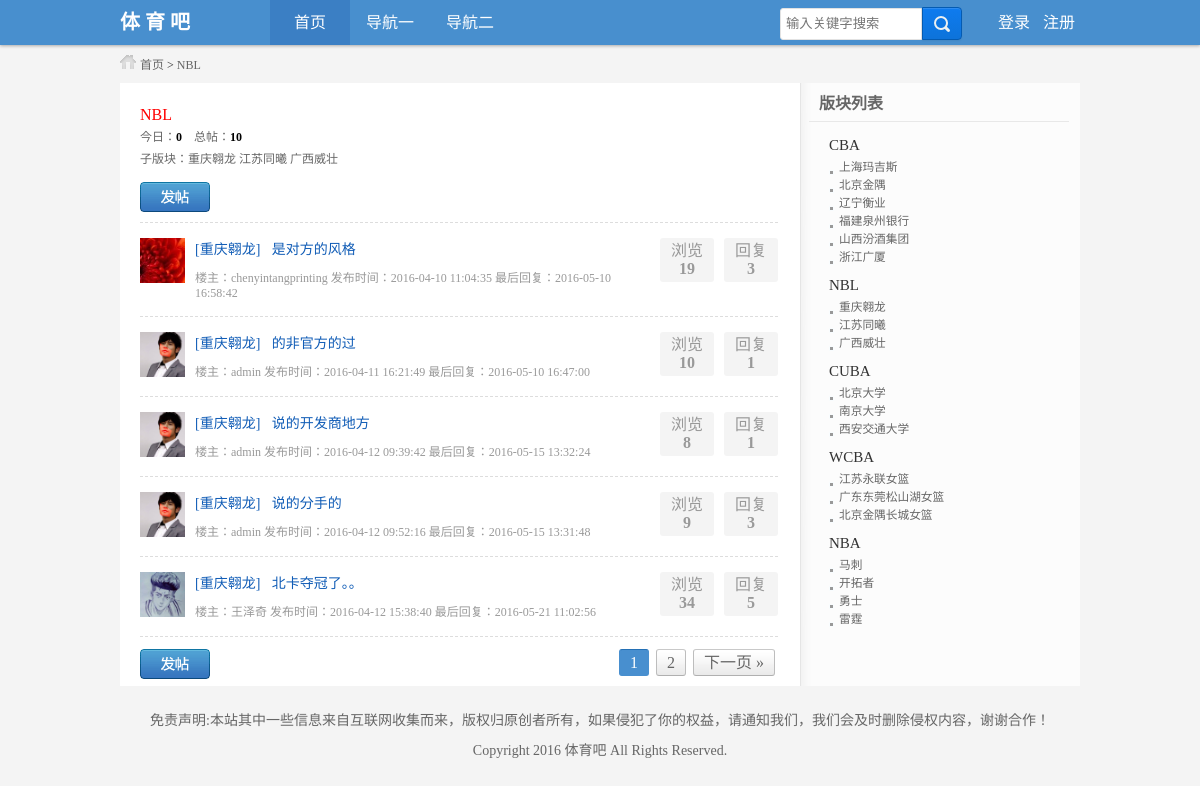
/list_father.php?id=91, run on the app's committed database.
### tables this page shows
CREATE TABLE IF NOT EXISTS `ws_father_module` (
  `id` int(10) unsigned NOT NULL AUTO_INCREMENT COMMENT '唯一ID',
  `module_name` varchar(50) NOT NULL COMMENT '父版块名字',
  `sort` int(11) NOT NULL DEFAULT '0' COMMENT '排序',
  PRIMARY KEY (`id`)
);

CREATE TABLE IF NOT EXISTS `ws_son_module` (
  `id` int(10) unsigned NOT NULL AUTO_INCREMENT COMMENT '唯一id标识符',
  `father_module_id` int(10) unsigned NOT NULL COMMENT '所属父版块id',
  `module_name` varchar(50) NOT NULL COMMENT '子版块名称',
  `info` varchar(255) NOT NULL COMMENT '描述信息',
  `member_id` int(10) unsigned NOT NULL DEFAULT '0' COMMENT '是否为版主id',
  `sort` int(11) unsigned NOT NULL COMMENT '排序',
  PRIMARY KEY (`id`)
);

CREATE TABLE IF NOT EXISTS `ws_content` (
  `id` int(10) unsigned NOT NULL AUTO_INCREMENT COMMENT '唯一标识符',
  `module_id` int(11) NOT NULL COMMENT '所属子版块id',
  `title` varchar(30) NOT NULL COMMENT '标题',
  `content` text NOT NULL COMMENT '帖子内容',
  `time` datetime NOT NULL COMMENT '发帖时间',
  `member_id` int(11) NOT NULL COMMENT '会员id',
  `times` int(11) NOT NULL COMMENT '浏览次数',
  PRIMARY KEY (`id`)
);

CREATE TABLE IF NOT EXISTS `ws_member` (
  `id` int(10) unsigned NOT NULL AUTO_INCREMENT COMMENT '唯一id',
  `user` varchar(20) NOT NULL COMMENT '用户名',
  `pwd` varchar(40) NOT NULL COMMENT '密码',
  `sex` varchar(2) NOT NULL COMMENT '性别',
  `email` varchar(20) NOT NULL COMMENT '邮箱',
  `qq` varchar(11) NOT NULL COMMENT 'qq',
  `photo` varchar(255) NOT NULL COMMENT '头像',
  `register_time` datetime NOT NULL COMMENT '注册时间',
  `last_time` datetime NOT NULL COMMENT '最后登录时间',
  PRIMARY KEY (`id`)
);

CREATE TABLE IF NOT EXISTS `ws_reply` (
  `id` int(10) unsigned NOT NULL AUTO_INCREMENT COMMENT '唯一标识符',
  `content_id` int(10) unsigned NOT NULL COMMENT '帖子id',
  `quote_id` int(10) unsigned NOT NULL COMMENT '引用回复id',
  `content` text NOT NULL COMMENT '回复内容',
  `member_id` int(10) unsigned NOT NULL COMMENT '回复者id',
  `time` datetime NOT NULL COMMENT '回复时间',
  PRIMARY KEY (`id`)
);

### inc/mysql.func.php (called while the page is built, shortened)
<?php
    function execute($link, $sql){
        $result = mysqli_query($link, $sql);
        return $result;
    }
    function fetch_array($result){
        return mysqli_fetch_assoc($result);
    }
?>

### list_father.php (the view, shortened to what this page needs)
<?php
    $link = connect();
    $sql_sel = "select * from ws_father_module where id={$_GET['id']}";
    $result_sel = execute($link, $sql_sel);
    $data = fetch_array($result_sel);
    $sql_son = "select * from ws_son_module where father_module_id={$_GET['id']}";
    $result_son = execute($link, $sql_son);
    $id_son = '';
    $list_son = '';
    while (@$data_son = mysqli_fetch_assoc($result_son)) {
        $id_son .= $data_son['id'].',';
        $list_son .= "<a href='list_son.php?id={$data_son['id']}'>{$data_son['module_name']}</a> ";
    }
    $id_son = trim($id_son, ',');
    $sql_total = "select * from ws_content where module_id in({$id_son})";
    $result_total = execute($link, $sql_total);
    $data_total = mysqli_num_rows($result_total);
    $sql_total_today = "select * from ws_content where module_id in({$id_son}) and time>CURDATE()";
    $result_total_today = execute($link, $sql_total_today);
    $total_today = mysqli_num_rows($result_total_today);
?>
<!DOCTYPE html>
<html>
<head>
<link rel="stylesheet" href="style/public.css">
<link rel="stylesheet" href="style/common.css">
<link rel="stylesheet" href="style/list.css">
</head>
<body>
<?php require_once 'inc/header.inc.php';?>
<div id="position" class="auto">
	 <a href="index.php">首页</a> &gt; <a href="list_father.php?id=<?php echo $data['id']?>"><?php echo $data['module_name']?></a>
</div>
<div id="main" class="auto">
	<div id="left">
		<div class="box_wrap">
			<h3><?php echo $data['module_name']?></h3>
			<div class="num">
			    今日：<span><?php echo $total_today?></span>&nbsp;&nbsp;&nbsp;
			    总帖：<span><?php echo $data_total?></span>
			  <div class="moderator"> 子版块：<?php echo $list_son;?></div>
			</div>
			<div class="pages_wrap">
				<a class="btn publish" href="publish.php?father_module_id=<?php echo $_GET['id']; ?>"></a>
		            <?php
		               $data = page($data_total, 5);
		            ?>
			</div>
		</div>
		<ul class="postsList">
		<?php
		$sql_content = "select
			wc.title,wc.id,wc.time,wc.times,wc.module_id,wc.member_id,wm.user,wm.photo,wsm.module_name from ws_content wc,ws_member wm,ws_son_module wsm where
			wc.module_id in({$id_son}) and
			wc.member_id=wm.id and
			wc.module_id=wsm.id {$data['limit']}";
		$result_content = execute($link, $sql_content);
		while (@$data_content = fetch_array($result_content)){
		    $data_content['title'] = htmlspecialchars($data_content['title']);
		    $sql = "select time from ws_reply where content_id={$data_content['id']} order by id desc limit 1";
		    $last_reply_time = execute($link, $sql);
		    if (nums($link, $sql) == 0) {
		    	$last_time = '暂无回复';
		    }else {
		    	$result_reply_time = fetch_array($last_reply_time);
		    	$last_time = $result_reply_time['time'];
		    }
		    $sql_reply = "select * from ws_reply where content_id={$data_content['id']}";
		    $result_reply = execute($link, $sql_reply);
		    $count_reply = mysqli_num_rows($result_reply);
		?>
			<li>
				<div class="smallPic">
					<a href="member.php?mid=<?php echo $data_content['member_id']?>">
						<img title="<?php echo $data_content['user']?>" width="45" height="45" src="<?php if($data_content['photo'] != ''){echo SUB_URL.$data_content['photo'];}else{echo 'images/2374101_small.jpg';}?>">
					</a>
				</div>
				<div class="subject">
					<div class="titleWrap">
						<a href="list_son.php?id=<?php echo $data_content['module_id']?>">[<?php echo $data_content['module_name']?>]
						</a>&nbsp;
						<h2>
							<a href="show.php?cid=<?php echo $data_content['id'];?>">
								<?php echo $data_content['title']?>
							</a>
						</h2>
					</div>
					<p>
						楼主：<?php echo $data_content['user']?> 发布时间：<?php echo $data_content['time']?> 最后回复：<?php echo $last_time?>
					</p>
				</div>
				<div class="count">
					<p>
						回复<br /><span><?php echo $count_reply ?></span>
					</p>
					<p>
						浏览<br /><span><?php echo $data_content['times']?></span>
					</p>
				</div>
			</li>
		<?php }?>
		</ul>
		<div class="pages_wrap">
			<a class="btn publish" href="publish.php?father_module_id=<?php echo $_GET['id']; ?>"></a>
			<div class="pages">
				<?php
	               $data = page($data_total, 5);
	               echo $data['html'];
	            ?>
			</div>
		</div>
	</div>
	<div id="right">
		<div class="classList">
			<div class="title">版块列表</div>
			<ul class="listWrap">
			<?php
			$query = "select * from ws_father_module";
			$result_father = execute($link, $query);
			while (@$data_father = fetch_array($result_father)){
			?>
				<li>
					<h2><a href="list_father.php?id=<?php echo $data_father['id']?>"><?php echo $data_father['module_name']?></a></h2>
					<ul>
					<?php
					$query = "select * from ws_son_module where father_module_id={$data_father['id']}";
					$result_son = execute($link, $query);
					while (@$data_son = fetch_array($result_son)) {
					?>
						<li><h3><a href="list_son.php?id=<?php echo $data_son['id'];?>"><?php echo $data_son['module_name']?></a></h3></li>
					<?php }?>
					</ul>
				</li>
			<?php }?>
			</ul>
		</div>
	</div>
</div>
<?php require_once 'inc/footer.inc.php';?>
</body>
</html>

### style/public.css (style rules this page uses)
html, body, h1, h2, h3, h4, h5, h6, hr, p, blockquote, div, dl, dt, dd, ul, ol, li, pre, fieldset, lengend, button, input, textarea, th, td { margin: 0; padding: 0; }
body { background: #f4f4f4; color: #333; }
img { border: 0; }
em, strong, i, h1, h2, h3, h4, h5, h6 { font-style: normal; font-weight: normal; }
li { list-style: none; }
a { text-decoration: none; }

### style/common.css (style rules this page uses)
.auto { width: 960px; margin: 0 auto; }
.pages a { background: url('../images/core_bg.png') #f8f8f8; border-color: #c9c9c9 #bdbdbd #b0b0b0; border-image: none; border-radius: 3px; border-style: solid; border-width: 1px; color: #666666; display: inline-block; line-height: 13px; margin-right: 3px; padding: 6px 10px; padding-top: 6px; padding-right: 10px; padding-bottom: 6px; padding-left: 10px; text-decoration: none; vertical-align: top; }

### style/list.css (style rules this page uses)
#position { background: url('../images/style_icon.png') 0px -60px no-repeat; text-indent: 20px; font-size: 12px; }
#position a { color: #666; }
#main { background:url('../images/main_bg.png') repeat-y; margin-top:10px; }
#main #left { width:638px; padding:7px 20px; float:left; }
#main #right { width:282px; float:right; }
#main #left .box_wrap { color:#666; line-height:22px; }
#main #left div.box_wrap h3 { margin:14px 0 0 0; font-size:16px; color:red; }
#main #left div.num { font-size: 12px; }
#main #left div.num span { color:#000; font-weight:bold; font-size: 12px; }
#main #left div.moderator,#main #left div.notice { font-size: 12px; }
#main #left div.moderator a { color: #666; }
#main #left div.pages_wrap { margin:12px 0 0 0; }
a.publish { background: url('../images/bg.png') 0 0 no-repeat; }
a.btn { display: block; width: 70px; height: 30px; float: left; }
.pages_wrap .pages { float: right; }
#main ul.postsList { margin:10px 0 0 0; border-top:1px dashed #ddd; }
#main ul.postsList li { border-bottom:1px dashed #ddd; padding:15px 0; }
#main ul.postsList li div.smallPic { width:55px; float:left; }
#main ul.postsList li div.subject { width:450px; float:left; }
#main ul.postsList li div.count { color: #999; line-height: 18px; text-align: center; }
#main ul.postsList li div.count p { background: none repeat scroll 0 0 #f4f4f4; border-radius: 3px; display: block; float: right; height: 36px; margin: 0 0 0 10px; overflow: hidden; padding: 4px 0; width: 54px; }
#main ul.postsList li div.count p span { font-weight:bold; }
#main ul.postsList li div.subject .titleWrap a,#main ul.postsList li div.subject .titleWrap h2 { font-size:14px; color:#105cb6; }
#main ul.postsList li div.subject .titleWrap h2 { display:inline; }
#main ul.postsList li div.subject p { color:#999; padding:10px 0 0 0; font-size: 12px; }
#main #right .classList .title { width:260px; margin:0 auto; padding:7px 0; font-weight:bold; color:#666; text-indent:10px; border-bottom:1px solid #e8e8e8; }
#main #right .classList ul.listWrap { width:220px; margin:15px auto 0 auto; font-size: 10px; }
#main #right .classList ul.listWrap li h2 a { color:#333; font-weight:normal; }
#main #right .classList ul.listWrap li ul { margin:5px 0 10px 0px; }
#main #right .classList ul.listWrap li ul li { background:url('../images/style_icon.png') 0px -389px no-repeat; line-height:180%; border-radius:3px; color: #666; padding-left:10px; }
#main #right .classList ul.listWrap li ul li h3 a { font-weight:normal; color:#666; }

### data on the page
ws_father_module: module_name "NBL"
ws_son_module: module_name "重庆翱龙"
ws_son_module: module_name "江苏同曦"
ws_son_module: module_name "广西威壮"
ws_content: shows a picture, ws_son_module.module_name "重庆翱龙", title "是对方的风格", ws_member.user "chenyintangprinting", time "2016-04-10 11:04:35", ws_reply.time "2016-05-10 16:58:42", count_reply "3", times "19"
ws_content: ws_member.photo (picture), ws_son_module.module_name "重庆翱龙", title "的非官方的过", ws_member.user "admin", time "2016-04-11 16:21:49", ws_reply.time "2016-05-10 16:47:00", count_reply "1", times "10"
ws_content: ws_member.photo (picture), ws_son_module.module_name "重庆翱龙", title "说的开发商地方", ws_member.user "admin", time "2016-04-12 09:39:42", ws_reply.time "2016-05-15 13:32:24", count_reply "1", times "8"
ws_content: ws_member.photo (picture), ws_son_module.module_name "重庆翱龙", title "说的分手的", ws_member.user "admin", time "2016-04-12 09:52:16", ws_reply.time "2016-05-15 13:31:48", count_reply "3", times "9"
ws_content: ws_member.photo (picture), ws_son_module.module_name "重庆翱龙", title "北卡夺冠了。。", ws_member.user "王泽奇", time "2016-04-12 15:38:40", ws_reply.time "2016-05-21 11:02:56", count_reply "5", times "34"
ws_father_module: module_name "CBA"
ws_son_module: module_name "上海玛吉斯"
ws_son_module: module_name "北京金隅"
ws_son_module: module_name "辽宁衡业"
ws_son_module: module_name "福建泉州银行"
ws_son_module: module_name "山西汾酒集团"
ws_son_module: module_name "浙江广厦"
ws_father_module: module_name "CUBA"
ws_son_module: module_name "北京大学"
ws_son_module: module_name "南京大学"
ws_son_module: module_name "西安交通大学"
ws_father_module: module_name "WCBA"
ws_son_module: module_name "江苏永联女篮"
ws_son_module: module_name "广东东莞松山湖女篮"
ws_son_module: module_name "北京金隅长城女篮"
ws_father_module: module_name "NBA"
ws_son_module: module_name "马刺"
ws_son_module: module_name "开拓者"
ws_son_module: module_name "勇士"
ws_son_module: module_name "雷霆"

### other printed values
$total_today "0"
$data_total "10"
$data['html'] "下一页 »"
